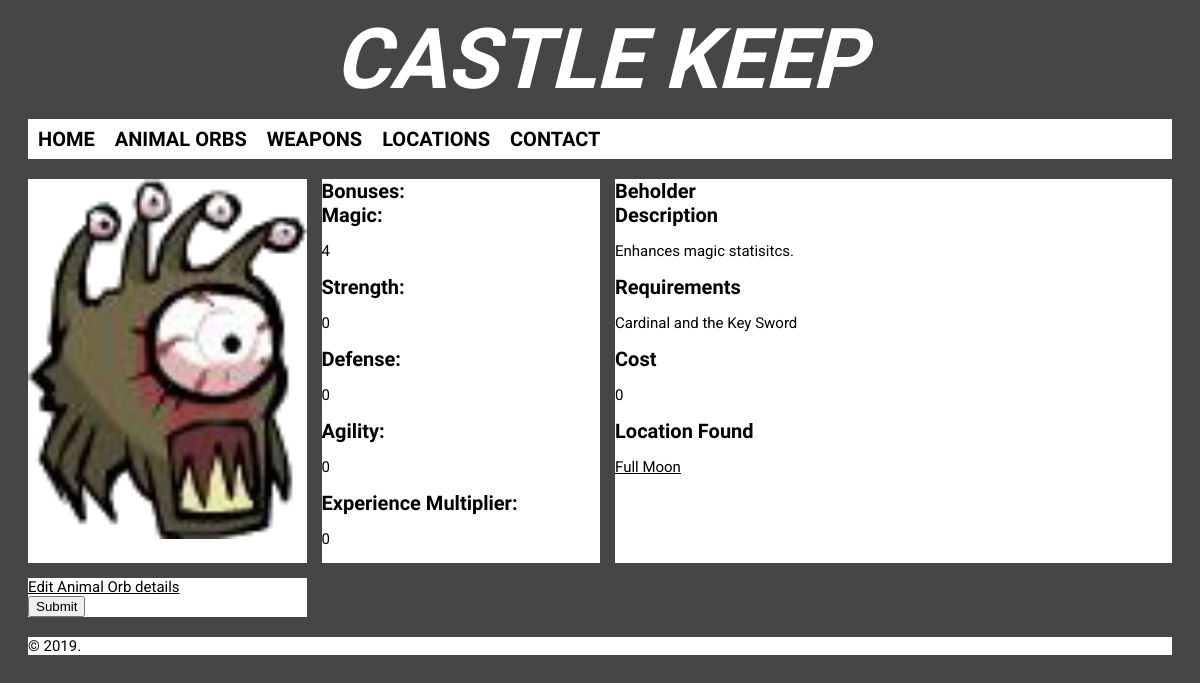
Page /orb/1 on the committed database.
### app/models.py (models this page shows)
class Orb(db.Model):
    __tablename__ = 'Orb'
    id = db.Column(db.Integer, primary_key=True, nullable=False)
    name = db.Column(db.String(100), nullable=False)
    locationid = db.Column(db.Integer, db.ForeignKey('Location.id'), nullable=False)
    description = db.Column(db.String(2000))
    cost = db.Column(db.Integer)
    req = db.Column(db.String(1000))
    magicBonus = db.Column(db.Integer)
    strengthBonus = db.Column(db.Integer)
    defenseBonus = db.Column(db.Integer)
    agilityBonus = db.Column(db.Integer)
    xpBonus = db.Column(db.Integer)

class Location(db.Model):
    __tablename__ = 'Location'
    id = db.Column(db.Integer, primary_key=True, nullable=False)
    name = db.Column(db.String(100), nullable=False)
    description = db.Column(db.String(2000))
    chapter = db.Column(db.Integer, nullable=False)
    localeType = db.Column(db.String(10))
    orbLoc = db.relationship('Orb')
    weaponLoc = db.relationship('Weapon')

### app/routes.py (the view)
@app.route('/orb/<id>')
def orb_details(id):
    orb = Orb.query.filter_by(id = id).first()
    location = Location.query.filter_by(id = orb.locationid).first()
    return render_template('orb_details.html', page_title="Animal Orb Details", orb=orb, location=location)

### app/templates/orb_details.html
{% extends 'layout.html' %}
{% block content %}
<div class = "orb_details">
  <div><img class = "orb_image_1" src="/static/animalOrbs/{{orb.id}}.png" alt="{{orb.name}}"></div>
  <div>
    <h2>Bonuses:</h2>
    <h2>Magic:</h2><p>{{orb.magicBonus}}</p>
    <h2>Strength:</h2><p>{{orb.strengthBonus}}</p>
    <h2>Defense:</h2><p>{{orb.defenseBonus}}</p>
    <h2>Agility:</h2><p>{{orb.agilityBonus}}</p>
    <h2>Experience Multiplier:</h2><p>{{orb.xpBonus}}</p>
  </div>
  <div>
    <h2>{{orb.name}}</h2>
    <h2>Description</h2><p>{{orb.description}}</p>
    <h2>Requirements</h2><p>{{orb.req}}</p>
    <h2>Cost</h2><p>{{orb.cost}}</p>
    <h2>Location Found</h2><p><a href="../location/{{orb.locationid}}">{{location.name}}</a></p>
  </div>
  <div>
    <a href = "/edit_orb/{{orb.id}}">Edit Animal Orb details</a>
    <form method='POST'>
      <input type="submit" value="Submit">
    </form>
  </div>
</div>
{% endblock %}

### app/static/stylesheets/style.css (style rules this page uses)
html { background-color: #464646; color: #000000; font-family: 'Roboto', sans-serif; font-size: 15px; }
footer, h2 { margin-top: 0px; margin-bottom: 0px; }
h2, li a { font-size: 20px; font-family: 'Oswald', sans-serif; font-weight: bold; }
a:visited, a:link { color: #000000; }
a { margin: 0; }
.orb_details { grid-template-columns: 1fr 1fr 2fr; display: grid; grid-gap: 15px; margin: 0 20px 20px 20px; }
.orb_details > div { background-color: #FFFFFF; width: inherit; }
.orb_image_1 { width: 100%; position: relative; }

### rows in the picture
Orb: magicBonus "4", strengthBonus "0", defenseBonus "0", agilityBonus "0", xpBonus "0", name "Beholder", description "Enhances magic statisitcs.", req "Cardinal and the Key Sword", cost "0"
Location: name "Full Moon"
